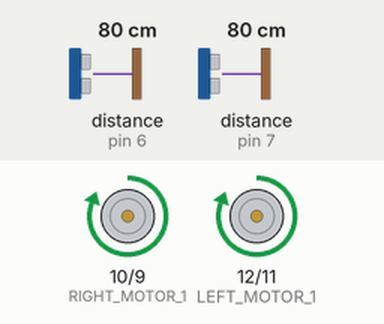
The sketch below on a simulated Arduino Uno, built with avr-gcc and run on an emulated ATmega328P. On the bench: motor-driver pin pairs drawn as motors (green arrow = first pin HIGH = forward, orange = second pin HIGH = backward, longer = more drive). Wiring (inferred from the names in the program): 2 × ultrasonic range finder: trigger pin 5, echo pin 6 / trigger pin 8, echo pin 7. The test bench sets the inputs (shaded band); at power-on: distance to the obstacle (sensors on pin 6, pin 7) 80 cm. The echo pulse lasts 58.3 µs per cm.

Above: at 6.2 s.
6.3 s: distance to the obstacle (sensor on pin 6) set to 14 cm
7.8 s: distance to the obstacle (sensor on pin 6) set to 10 cm
At 8.6 s:
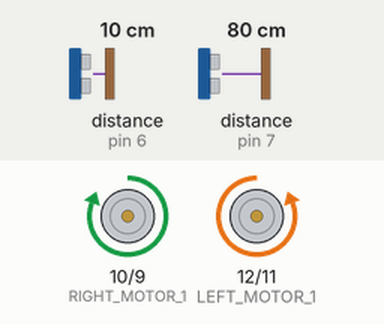
9.3 s: distance to the obstacle (sensor on pin 7) set to 14 cm
10.8 s: distance to the obstacle (sensor on pin 7) set to 10 cm
At 14.4 s:
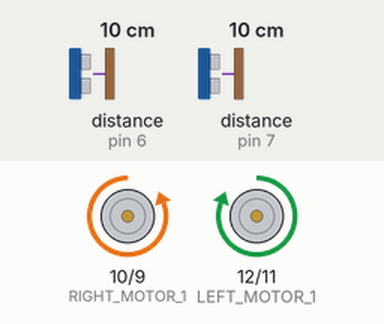
16.8 s: distance to the obstacle (sensor on pin 6) set to 18 cm
At 17.9 s:
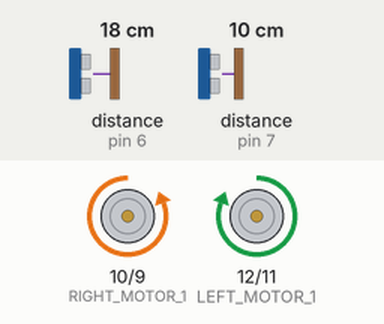
18.3 s: distance to the obstacle (sensor on pin 6) set to 2 cm
At 18.9 s:
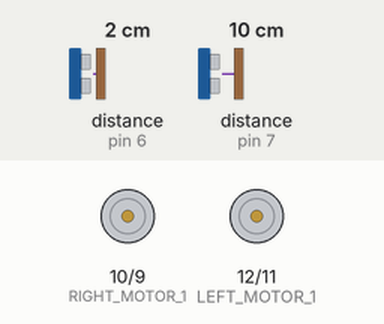
Timing chart, 0 to 22.3 s (numbered marks = the images above; inputs shaded):
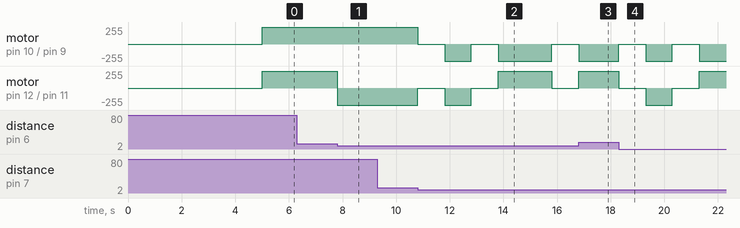

The sketch:

UltraSonicRobot.ino
```cpp
 //!!AUM!!
//INIT...

#define LEFT_MOTOR_1        12
#define LEFT_MOTOR_2        11
#define RIGHT_MOTOR_1       10
#define RIGHT_MOTOR_2       9

#define US_1_Echo           7
#define US_1_Trig           8
#define US_2_Echo           6
#define US_2_Trig           5

#define MOV_FORWARD       0
#define MOV_BACKWARD      1
#define MOV_LEFT          2
#define MOV_RIGHT         3
#define MOV_STOP          4

#define DISTANCE          5


void setup()
{  // put your setup code here, to run once:
  pinMode(LEFT_MOTOR_1,OUTPUT);
  pinMode(LEFT_MOTOR_2,OUTPUT);
  pinMode(RIGHT_MOTOR_1,OUTPUT);
  pinMode(RIGHT_MOTOR_2,OUTPUT);

  digitalWrite(LEFT_MOTOR_1,LOW);
  digitalWrite(LEFT_MOTOR_2,LOW);
  digitalWrite(RIGHT_MOTOR_1,LOW);
  digitalWrite(RIGHT_MOTOR_2,LOW);

  pinMode(US_1_Trig, OUTPUT);
  pinMode(US_1_Echo, INPUT);
  pinMode(US_2_Trig, OUTPUT);
  pinMode(US_2_Echo, INPUT);

  Serial.begin(9600);
  delay(5000);
}


void loop()
{   unsigned int base_ms = 0,duration_1  = 0,duration_2  = 0;

    digitalWrite(US_1_Trig, HIGH);
    delayMicroseconds(10);
    digitalWrite(US_1_Trig, LOW);
    duration_1 = microsecondsToInches(pulseIn(US_1_Echo, HIGH));
    digitalWrite(US_2_Trig, HIGH);
    delayMicroseconds(10);
    digitalWrite(US_2_Trig, LOW);
    duration_2 = microsecondsToInches(pulseIn(US_2_Echo, HIGH));

    if((duration_1 > DISTANCE )&&(duration_2 > DISTANCE ))    ROBOT_MOVMENT(MOV_FORWARD);
    if((duration_1 < DISTANCE )&&(duration_2 > DISTANCE ))    ROBOT_MOVMENT(MOV_LEFT);
    if((duration_1 > DISTANCE )&&(duration_2 < DISTANCE ))    ROBOT_MOVMENT(MOV_RIGHT);
    if((duration_1 < DISTANCE )&&(duration_2 < DISTANCE ))
    { ROBOT_MOVMENT(MOV_STOP);
      delay(1000);
      ROBOT_MOVMENT(MOV_BACKWARD);
      delay(1000);
      ROBOT_MOVMENT(MOV_STOP);
      delay(1000);
      ROBOT_MOVMENT(MOV_LEFT);
      delay(2000);
      ROBOT_MOVMENT(MOV_STOP);
      delay(1000);
    }
}


void ROBOT_MOVMENT(char MOVMENT)
{ if(MOVMENT == MOV_FORWARD)
  {   digitalWrite(LEFT_MOTOR_1,HIGH);
      digitalWrite(LEFT_MOTOR_2,LOW);
      digitalWrite(RIGHT_MOTOR_1,HIGH);
      digitalWrite(RIGHT_MOTOR_2,LOW);
  }
  if(MOVMENT == MOV_BACKWARD)
  {   digitalWrite(LEFT_MOTOR_1,LOW);
      digitalWrite(LEFT_MOTOR_2,HIGH);
      digitalWrite(RIGHT_MOTOR_1,LOW);
      digitalWrite(RIGHT_MOTOR_2,HIGH);
  }
  if(MOVMENT == MOV_LEFT)
  {   digitalWrite(LEFT_MOTOR_1,HIGH);
      digitalWrite(LEFT_MOTOR_2,LOW);
      digitalWrite(RIGHT_MOTOR_1,LOW);
      digitalWrite(RIGHT_MOTOR_2,HIGH);
  }
  if(MOVMENT == MOV_RIGHT)
  {   digitalWrite(LEFT_MOTOR_1,LOW);
      digitalWrite(LEFT_MOTOR_2,HIGH);
      digitalWrite(RIGHT_MOTOR_1,HIGH);
      digitalWrite(RIGHT_MOTOR_2,LOW);
  }

  if(MOVMENT == MOV_STOP)
  {   digitalWrite(LEFT_MOTOR_1,LOW);
      digitalWrite(LEFT_MOTOR_2,LOW);
      digitalWrite(RIGHT_MOTOR_1,LOW);
      digitalWrite(RIGHT_MOTOR_2,LOW);
  }
}


long microsecondsToInches(long microseconds)
{ // 73.746 microseconds per inch (i.e. sound travels at 1130 feet per
  // second).  This gives the distance travelled by the ping, outbound
  // and return, so we divide by 2 to get the distance of the obstacle.
  return microseconds / 74 / 2;
}
```

Measured:
- the behaviour switches between 13 and 12 cm on distance to the obstacle (sensor on pin 6) (found by bisection; images 0 and 1)
- the behaviour switches between 13 and 12 cm on distance to the obstacle (sensor on pin 7) (found by bisection; images 1 and 2)
- after the input at 6.3 s, every drawn part: stays the same
- after the input at 7.8 s, motor on pin 12 (LEFT_MOTOR_1) / pin 11 (LEFT_MOTOR_2): forward 255/255 → backward 255/255 at once
- after the input at 9.3 s, every drawn part: stays the same
- after the input at 16.8 s, motor on pin 10 (RIGHT_MOTOR_1) / pin 9 (RIGHT_MOTOR_2): stopped → backward 255/255 after 0.01 s instead of 1.0 s; motor on pin 12 (LEFT_MOTOR_1) / pin 11 (LEFT_MOTOR_2): stopped → forward 255/255 at once
- after the input at 18.3 s, motor on pin 10 (RIGHT_MOTOR_1) / pin 9 (RIGHT_MOTOR_2): alternates backward 255/255 for 1.0 s and stopped for 1.0 s, starting at once; motor on pin 12 (LEFT_MOTOR_1) / pin 11 (LEFT_MOTOR_2): forward 255/255 → stopped at once, → backward 255/255 1.0 s later, → stopped 1.0 s later, → forward 255/255 1.0 s later
